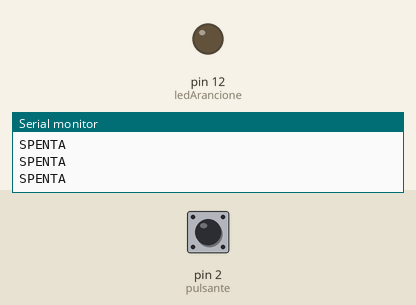
Simulated run of this sketch. Board: Arduino Uno, built with avr-gcc and run on an emulated ATmega328P. Shown: output pins drawn as LEDs (lit = HIGH), the last lines printed to the serial monitor. Dashed ring = blinking. Inputs (shaded band) come from the test bench; at power-on: pin 2 (pulsante) LOW.

Above: at 1.2 s.
1.3 s: pin 2 (pulsante) pulled HIGH for 1 s
At 1.45 s:
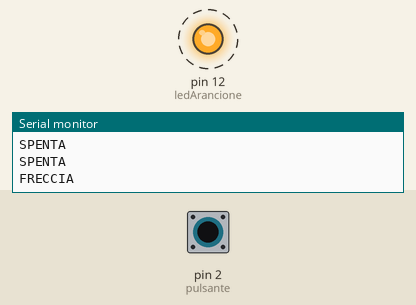
3.8 s: pin 2 (pulsante) pulled HIGH for 3.2 s
At 7.5 s:
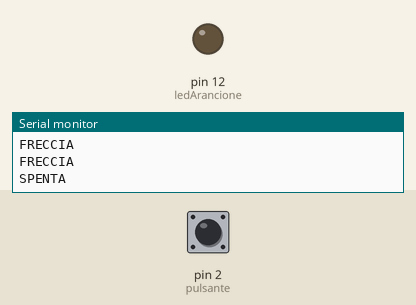
Timing chart, 0 to 9.0 s (numbered marks = the images above; inputs shaded):
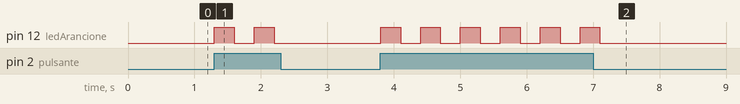

Measured:
- after the input at 1.3 s, pin 12 (ledArancione): alternates HIGH for 0.30 s and LOW for 0.30 s, 4 changes in all, then stays LOW, starting at once
- after the input at 3.8 s, pin 12 (ledArancione): alternates HIGH for 0.30 s and LOW for 0.30 s, 12 changes in all, then stays LOW, starting at once

The sketch:

2_freccia_bici.ino
```cpp
// La freccia della bici
// Arduino Lab (allenamento) - https://layer8panic.github.io/ArduinoTest/
// Elenco dei pin:
//   LED arancione -> pin 12 (con resistenza 220 ohm verso GND)
//   pulsante -> pin 2 (altro lato al 5V, pull-down 10 kohm verso GND)

int pulsante = 2;                    // pulsante sul pin 2
int ledArancione = 12;               // LED arancione sul pin 12
int stato = 0;                       // cosa legge il pulsante

void setup() {
  pinMode(pulsante, INPUT);          // il pulsante ascolta
  pinMode(ledArancione, OUTPUT);     // il LED comanda
  Serial.begin(9600);                // avvio il monitor
}

void loop() {
  stato = digitalRead(pulsante);     // leggo il pulsante
  if (stato == HIGH) {               // se è premuto...
    Serial.println("FRECCIA");       // scrivo FRECCIA
    digitalWrite(ledArancione, HIGH); // accendo
    delay(300);                      // resto acceso 300 ms
    digitalWrite(ledArancione, LOW); // spengo
    delay(300);                      // resto spento 300 ms
  } else {                           // altrimenti...
    digitalWrite(ledArancione, LOW); // LED spento
    Serial.println("SPENTA");        // scrivo SPENTA
    delay(100);                      // pausa per il monitor
  }
}
```
